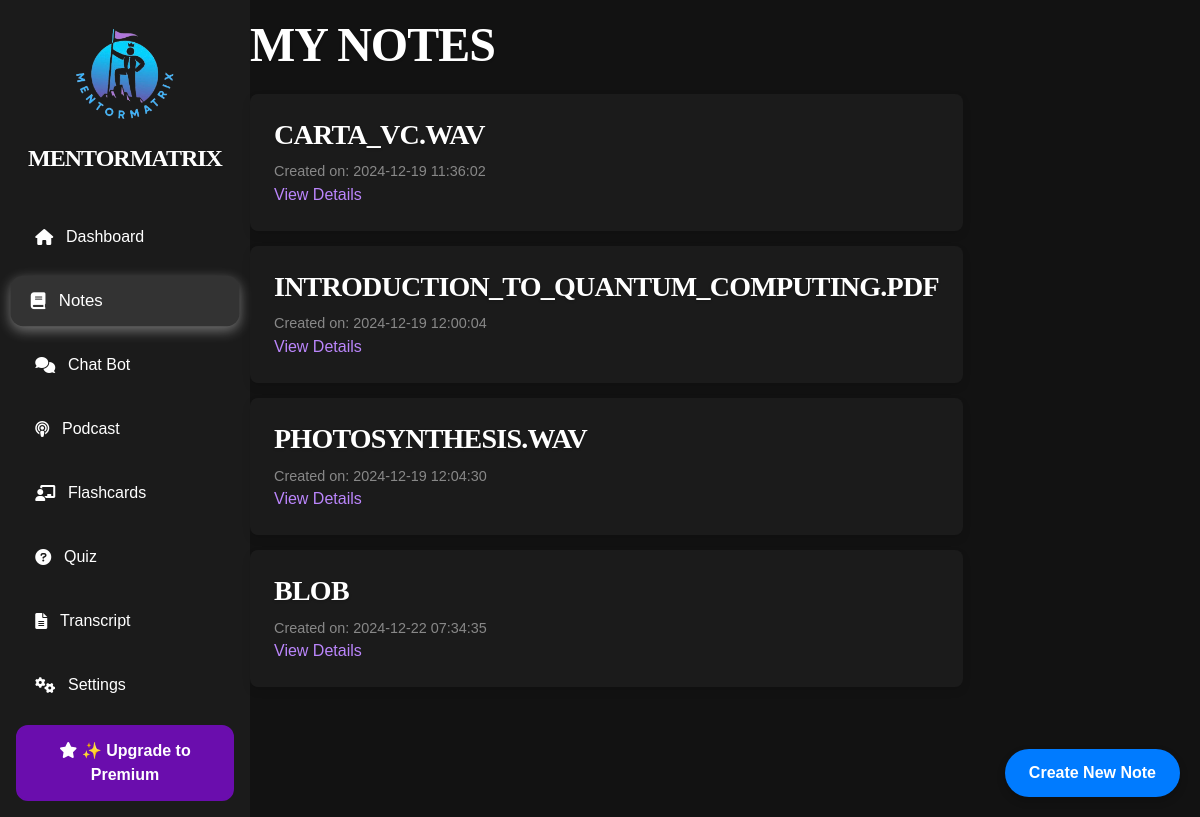
/notes, run on an earlier commit of the app's database.
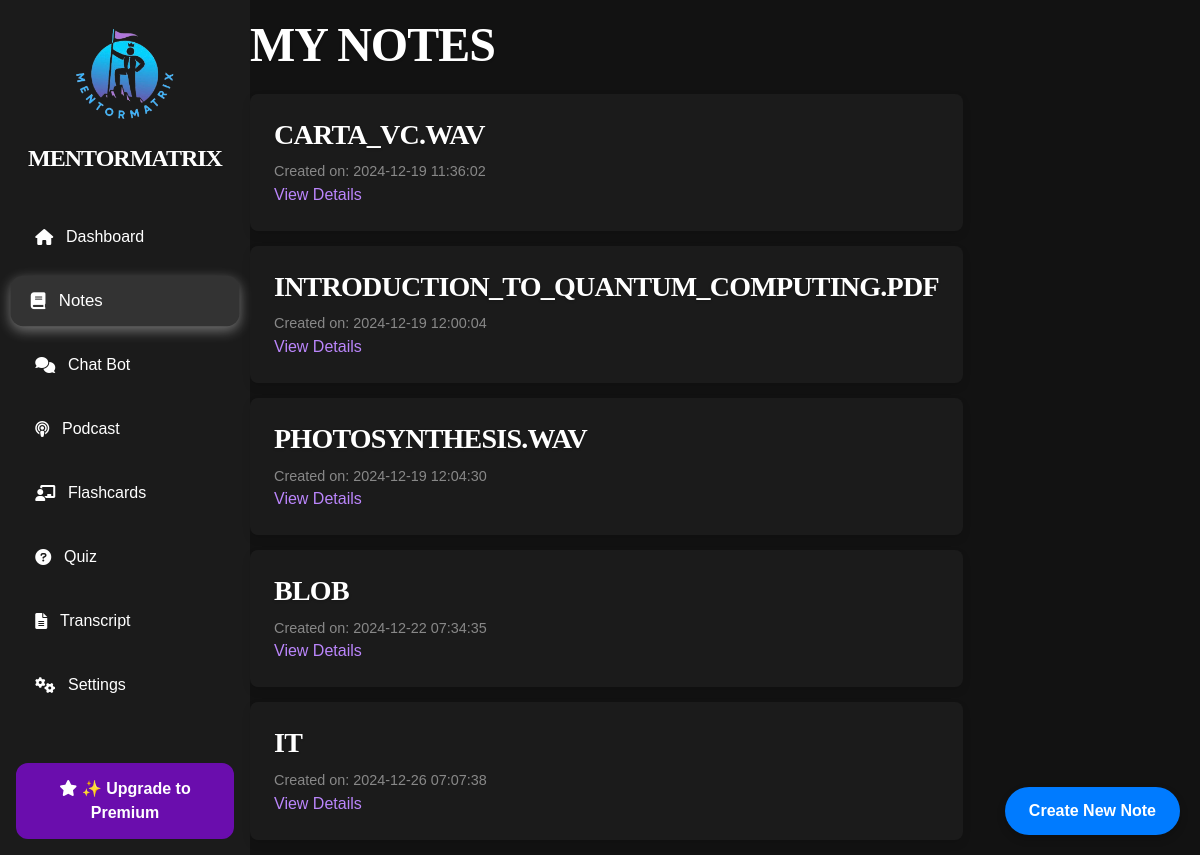
And on a later commit of the database.
### tables this page shows
CREATE TABLE notes (
                    id INTEGER PRIMARY KEY AUTOINCREMENT,
                    transcript_id INTEGER,
                    title TEXT NOT NULL,
                    content TEXT NOT NULL,
                    created_at DATETIME DEFAULT CURRENT_TIMESTAMP,
                    updated_at DATETIME DEFAULT CURRENT_TIMESTAMP,
                    FOREIGN KEY (transcript_id) REFERENCES transcripts(id) ON DELETE CASCADE);

### routes/notes.py (the view)
@notes_blueprint.route('/notes')
def notes():
    notes_data = db.execute('''
        SELECT
            notes.id,
            notes.title AS note_title,
            notes.content AS note_content,
            notes.created_at,
            files.name AS file_name,
            files.file_type,
            files.metadata,
            transcripts.title AS transcript_title
        FROM notes
        LEFT JOIN files ON notes.transcript_id = files.transcript_id
        LEFT JOIN transcripts ON notes.transcript_id = transcripts.id
    ''')
    return render_template('notes.html', notes=notes_data, current_route='notes')

### templates/notes.html (shortened to what this page needs)
{% extends "layout.html" %}
{% block other_head_stuff %}
    <link rel="stylesheet" href="{{ url_for('static', filename='css/notes.css') }}">
{% endblock %}
{% block content %}
    <div class="container">
        <div class="main-content">
            <h1>My Notes</h1>
            <ul class="notes-list">
                {% for note in notes %}
                    <li class="note-item">
                        <h2>{{ note.note_title }}</h2>
                        <small>Created on: {{ note.created_at }}</small>
                        <a href="{{ url_for('notes.view_note', note_id=note.id) }}" class="view-details-btn">View Details</a>
                    </li>
                {% else %}
                    <p>No notes available. Generate one to get started!</p>
                {% endfor %}
            </ul>
        </div>
    </div>
    <button id="openModalBtn" class="premium-button">Create New Note</button>
{% endblock %}

### templates/layout.html (shortened to what this page needs)
<!DOCTYPE html>
<html lang="en">
    <head>
        <link rel="stylesheet" href="https://cdnjs.cloudflare.com/ajax/libs/font-awesome/6.0.0-beta3/css/all.min.css">
        <link rel="stylesheet" href="{{ url_for('static', filename='css/tailwind.css') }}">
        <link rel="stylesheet" href="{{ url_for('static', filename='css/base.css') }}">
        {% block other_head_stuff %}
        {% endblock %}
    </head>
    <body>
        <div class="container">
            <aside class="sidebar">
                <div class="logo">
                    <center>
                    <img src="{{ url_for('static', filename='images/MentorMatrix_logo.png') }}"
                        alt="MentorMatrix Logo"
                        style="width: 120px;
                                height: 120px;
                                border-radius: 50%; /* Makes it a circle */
                                overflow: hidden; /* Ensures contents stay within the circle */"
                        >
                        <h1>MentorMatrix</h1>
                    </center>
                </div>
                <nav class="nav-links">
                    <button class="nav-item {% if current_route == 'dashboard' %}active{% endif %}" onclick="redirectToPage('/dashboard')">
                        <i class="fas fa-home nav-icon"></i> Dashboard
                    </button>
                    <button class="nav-item {% if current_route == 'notes' %}active{% endif %}" onclick="redirectToPage('/notes')">
                        <i class="fas fa-book nav-icon"></i> Notes
                    </button>
                    <button class="nav-item {% if current_route == 'chatbot' %}active{% endif %}" onclick="redirectToPage('/chatbot')">
                        <i class="fas fa-comments nav-icon"></i> Chat Bot
                    </button>
                    <button class="nav-item {% if current_route == 'podcast' %}active{% endif %}" onclick="redirectToPage('/podcast')">
                        <i class="fas fa-podcast nav-icon"></i> Podcast
                    </button>
                    <button class="nav-item {% if current_route == 'flashcards' %}active{% endif %}" onclick="redirectToPage('/flashcards')">
                        <i class="fas fa-chalkboard-teacher nav-icon"></i> Flashcards
                    </button>
                    <button class="nav-item {% if current_route == 'quiz' %}active{% endif %}" onclick="redirectToPage('/quiz')">
                        <i class="fas fa-question-circle nav-icon"></i> Quiz
                    </button>
                    <button class="nav-item {% if current_route == 'transcript' %}active{% endif %}" onclick="redirectToPage('/transcript')">
                        <i class="fas fa-file-alt nav-icon"></i> Transcript
                    </button>
                    <button class="nav-item {% if current_route == 'settings' %}active{% endif %}" onclick="redirectToPage('/settings')">
                        <i class="fas fa-cogs nav-icon"></i> Settings
                    </button>
                </nav>
                <button class="premium-button" onclick="redirectToPage('/pricing')">
                    <i class="fas fa-star nav-icon"></i> ✨ Upgrade to Premium
                </button>
            </aside>
            <main class="main-content">
                {% block content %}
                {% endblock %}
            </main>
        </div>
    </body>
    </html>

### static/css/base.css (style rules this page uses)
* { margin: 0; padding: 0; box-sizing: border-box; }
:root { --font-family: 'Arial', sans-serif; --background-color: #121212; --text-color: #e0e0e0; --primary-purple: #6a0dad; --hover-purple: #5c0ab8; --active-purple: #4b0997; --hover-bg-color: #333333; --active-bg-color: #333333; --white: #ffffff; --soft-text-shadow: 0 1px 3px rgba(0, 0, 0, 0.2); }
body { font-family: var(--font-family); background-color: var(--background-color); color: var(--text-color); }
.container { display: flex; min-height: 100vh; }
.logo h1 { font-size: 1.5rem; color: #ffffff; margin: 1rem 0; }
.nav-links { flex-grow: 1; }
.nav-item { display: flex; align-items: center; color: #bbbbbb; font-size: 1rem; padding: 0.75rem 0; text-decoration: none; }
.nav-item i { margin-right: 10px; }
.nav-item.active, .nav-item:hover { color: #ffffff; background-color: #333333; border-radius: 8px; padding-left: 10px; }
.premium-button { background-color: var(--primary-purple);; color: var(--white); font-size: 1rem; font-weight: 600; padding: 0.75rem 1.5rem; text-align: center; border-radius: 12px; border: 2px solid #6a0dad; cursor: pointer; margin-top: 1rem; display: inline-block; transition: all 0.3s ease-in-out; }
button { cursor: pointer; background-color: #333333; color: #ffffff; font-size: 1rem; font-weight: 500; padding: 0.75rem 1.5rem; border-radius: 8px; border: 2px solid transparent; display: inline-block; transition: all 0.3s ease; }
button, .premium-button { transition: all 0.3s ease; }
h1, h2, h3 { color: #ffffff; font-weight: 600; letter-spacing: -0.5px; text-transform: uppercase; font-family: montserrat, serif; line-height: 1.2; }
h1, h2, h3 { text-shadow: var(--soft-text-shadow); }
h1 { font-size: 3rem; letter-spacing: -1px; }
h2 { font-size: 2.25rem; letter-spacing: -0.75px; }
a { color: #bb86fc; text-decoration: none; font-weight: 500; transition: color 0.3s ease-in-out, text-decoration 0.3s ease-in-out; }
.sidebar { width: 250px; background-color: #1b1b1b; padding: 1rem; display: flex; flex-direction: column; justify-content: space-between; }
.sidebar .logo h1 { font-size: 1.5rem; color: #ffffff; margin-top: 0.5rem; }
.nav-links { display: flex; flex-direction: column; gap: 1rem; margin-top: 1.5rem; }
.nav-links .nav-item { display: flex; align-items: center; padding: 0.75rem 1.2rem; border-radius: 12px; color: #fff; font-size: 1rem; background-color: transparent; border: 2px solid transparent; cursor: pointer; text-align: left; transition: background-color 0.3s, border 0.3s, box-shadow 0.3s, transform 0.2s; width: 100%; will-change: transform, background-color; }
.nav-links .nav-item.active { background-color: var(--active-bg-color); border-color: #fff; box-shadow: 0 4px 12px rgba(255, 255, 255, 0.4); transform: scale(1.05); }
.nav-links .nav-item i { margin-right: 0.8rem; }
.nav-links .nav-item { outline: none; border: none; background: none; text-decoration: none; }

### static/css/notes.css (style rules this page uses)
.notes-list { list-style-type: none; padding: 0; margin-top: 20px; }
.note-item { background-color: #1b1b1b; padding: 1.5rem; margin-bottom: 15px; border-radius: 8px; box-shadow: 0 4px 8px rgba(0, 0, 0, 0.1); transition: transform 0.3s ease; }
.note-item h2 { font-size: 1.75rem; margin-bottom: 0.5rem; }
.note-item small { display: block; font-size: 0.9rem; margin-top: 10px; color: #888; }
#openModalBtn { position: fixed; bottom: 20px; right: 20px; padding: 12px 24px; background-color: #007bff; color: white; border: none; border-radius: 50px; font-size: 16px; font-weight: bold; z-index: 1000; box-shadow: 0 4px 8px rgba(0, 0, 0, 0.2); transition: background-color 0.3s ease, transform 0.3s ease; }

What changed in the data, as far as the page shows it:
added notes: note_title "IT", created_at "2024-12-26 07:07:38"
